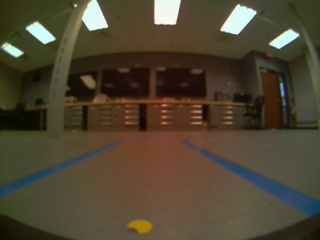
#> input picture MicroNole1-main/qcar/src/frame2.jpg, 320 x 240 px
$ python -i lane.py   (imports and definitions only)   (older library calls are emulated)
#> lines starting #> are read from the running program, lines starting #| are printed output that depends on the picture; after the words box and inside, x2 and y2 are one past the last pixel; in counts of white or black regions, pixels touching at a corner belong together
#> further down, picture is the input picture: shape (240, 320, 3); mean B, G, R 51.3, 69.3, 78.5
### MicroNole1-main/qcar/src/edge_detection.py
import cv2 # Import the OpenCV library to enable computer vision
import numpy as np # Import the NumPy scientific computing library

# Author: Addison Sears-Collins
# https://automaticaddison.com
# Description: A collection of methods to detect help with edge detection

def binary_array(array, thresh, value=0):
    """
    Return a 2D binary array (mask) in which all pixels are either 0 or 1

    :param array: NumPy 2D array that we want to convert to binary values
    :param thresh: Values used for thresholding (inclusive)
    :param value: Output value when between the supplied threshold
    :return: Binary 2D array...
            number of rows x number of columns =
            number of pixels from top to bottom x number of pixels from
                left to right
    """
    if value == 0:
        # Create an array of ones with the same shape and type as
        # the input 2D array.
        binary = np.ones_like(array)

    else:
        # Creates an array of zeros with the same shape and type as
        # the input 2D array.
        binary = np.zeros_like(array)
        value = 1

    # If value == 0, make all values in binary equal to 0 if the
    # corresponding value in the input array is between the threshold
    # (inclusive). Otherwise, the value remains as 1. Therefore, the pixels
    # with the high Sobel derivative values (i.e. sharp pixel intensity
    # discontinuities) will have 0 in the corresponding cell of binary.
    binary[(array >= thresh[0]) & (array <= thresh[1])] = value

    return binary

def blur_gaussian(channel, ksize=3):
    """
    Implementation for Gaussian blur to reduce noise and detail in the image

    :param image: 2D or 3D array to be blurred
    :param ksize: Size of the small matrix (i.e. kernel) used to blur
                    i.e. number of rows and number of columns
    :return: Blurred 2D image
    """
    return cv2.GaussianBlur(channel, (ksize, ksize), 0)

def mag_thresh(image, sobel_kernel=3, thresh=(0, 255)):
    """
    Implementation of Sobel edge detection

    :param image: 2D or 3D array to be blurred
    :param sobel_kernel: Size of the small matrix (i.e. kernel)
                        i.e. number of rows and columns
    :return: Binary (black and white) 2D mask image
    """
    # Get the magnitude of the edges that are vertically aligned on the image
    sobelx = np.absolute(sobel(image, orient='x', sobel_kernel=sobel_kernel))

    # Get the magnitude of the edges that are horizontally aligned on the image
    sobely = np.absolute(sobel(image, orient='y', sobel_kernel=sobel_kernel))

    # Find areas of the image that have the strongest pixel intensity changes
    # in both the x and y directions. These have the strongest gradients and
    # represent the strongest edges in the image (i.e. potential lane lines)
    # mag is a 2D array .. number of rows x number of columns = number of pixels
    # from top to bottom x number of pixels from left to right
    mag = np.sqrt(sobelx ** 2 + sobely ** 2)

    # Return a 2D array that contains 0s and 1s
    return binary_array(mag, thresh)

def sobel(img_channel, orient='x', sobel_kernel=3):
    """
    Find edges that are aligned vertically and horizontally on the image

    :param img_channel: Channel from an image
    :param orient: Across which axis of the image are we detecting edges?
    :sobel_kernel: No. of rows and columns of the kernel (i.e. 3x3 small matrix)
    :return: Image with Sobel edge detection applied
    """
    # cv2.Sobel(input image, data type, prder of the derivative x, order of the
    # derivative y, small matrix used to calculate the derivative)
    if orient == 'x':
        # Will detect differences in pixel intensities going from
            # left to right on the image (i.e. edges that are vertically aligned)
        sobel = cv2.Sobel(img_channel, cv2.CV_64F, 1, 0, sobel_kernel)
    if orient == 'y':
        # Will detect differences in pixel intensities going from
        # top to bottom on the image (i.e. edges that are horizontally aligned)
        sobel = cv2.Sobel(img_channel, cv2.CV_64F, 0, 1, sobel_kernel)

    return sobel

def threshold(channel, thresh=(128,255), thresh_type=cv2.THRESH_BINARY):
    """
    Apply a threshold to the input channel

    :param channel: 2D array of the channel data of an image/video frame
    :param thresh: 2D tuple of min and max threshold values
    :param thresh_type: The technique of the threshold to apply
    :return: Two outputs are returned:
                ret: Threshold that was used
                thresholded_image: 2D thresholded data.
    """
    # If pixel intensity is greater than thresh[0], make that value
    # white (255), else set it to black (0)
    return cv2.threshold(channel, thresh[0], thresh[1], thresh_type)

### MicroNole1-main/qcar/src/lane.py
import numpy as np # Import the NumPy scientific computing library
import edge_detection as edge # Handles the detection of lane lines
import matplotlib.pyplot as plt # Used for plotting and error checking
import cv2

class Lane:
    """
    Represents a lane on a road.
    """
    def __init__(self, orig_frame):
        """
        Default constructor

        :param orig_frame: Original camera image (i.e. frame)
        """
        self.orig_frame = orig_frame

        # This will hold an image with the lane lines
        self.lane_line_markings = None

        # This will hold the image after perspective transformation
        self.warped_frame = None
        self.transformation_matrix = None
        self.inv_transformation_matrix = None

        # (Width, Height) of the original video frame (or image)
        self.orig_image_size = self.orig_frame.shape[::-1][1:]
#> self.orig_image_size = (320, 240)

        width = self.orig_image_size[0]
#> width = 320
        height = self.orig_image_size[1]
#> height = 240
        self.width = width
#> self.width = 320
        self.height = height
#> self.height = 240

        # Four corners of the trapezoid-shaped region of interest
        # You need to find these corners manually.
        bot_width = 1     # percentage of bottom trapezoidal height
        mid_width =  0.65 # percentage of mid trapezoidal height
        height_pct = 0.58 #.58 # percentage of trapezoidal height
        bottom_trim= 0.9 # percentage from top to bottom avoiding the hood of the car

        self.roi_points = np.float32([
        (width*(0.5-mid_width/2), height*height_pct), # Top-left corner
        (width*(0.5-bot_width/2), height*bottom_trim), # Bottom-left corner
        (width*(0.5+bot_width/2), height*bottom_trim), # Bottom-right corner
        (width*(0.5+mid_width/2), height*height_pct)  # Top-right corner
        ])

        # The desired corner locations of the region of interest
        # after we perform perspective transformation.
        # Assume image width of 600, padding == 150.
        self.padding = int(0.25 * width) # padding from side of the image in pixels
#> self.padding = 80
        self.desired_roi_points = np.float32([[self.padding, 0], # Top-left corner
                                              [self.padding, self.orig_image_size[1]], # Bottom-left corner
                                              [self.orig_image_size[0]-self.padding, self.orig_image_size[1]], # Bottom-right corner
                                              [self.orig_image_size[0]-self.padding, 0] # Top-right corner
                                            ])

        # Histogram that shows the white pixel peaks for lane line detection
        self.histogram = None

        # Sliding window parameters
        self.no_of_windows = 10
        self.margin = int((1/12) * width)  # Window width is +/- margin
#> self.margin = 26
        self.minpix = int((1/24) * width)  # Min no. of pixels to recenter window
#> self.minpix = 13

        # Best fit polynomial lines for left line and right line of the lane
        self.lane_width = 50.0  # initial lane width in image frame
        self.left_fit = None  # np.array([2.54219906e-04, -3.99957060e-01,  1.37618857e+02])
        self.right_fit = None # np.array([-4.33800744e-04,  4.12864241e-01 , 1.66722430e+02])
        self.left_lane_inds = None
        self.right_lane_inds = None
        self.ploty = None
        self.left_fitx = None
        self.right_fitx = None
        self.leftx = None
        self.rightx = None
        self.lefty = None
        self.righty = None

        # Pixel parameters for x and y dimensions
        # Yu: (This parameter is decided by camera, adjust it during experiment)
        self.YM_PER_PIX = 10.0 / 720 # meters per pixel in y dimension
        self.XM_PER_PIX = 4 / 384 # meters per pixel in x dimension

        # Radii of curvature and offset
        self.left_curvem = None
        self.right_curvem = None
        self.center_offset = None
        self.center_curvem = None

    # [408 lines left out: functions calculate_car_position, calculate_curvature, calculate_histogram, display_curvature_offset, get_lane_line, get_lane_line_previous_window and 2 more, not called in this run]

    def get_line_markings(self, frame=None):
        """
        Isolates lane lines.

        :param frame: The camera frame that contains the lanes we want to detect
        :return: Binary (i.e. black and white) image containing the lane lines.
        """
        if frame is None:
            frame = self.orig_frame

        # Convert the video frame from BGR (blue, green, red)
        # color space to HLS (hue, saturation, lightness).
        hls = cv2.cvtColor(frame, cv2.COLOR_BGR2HLS)
#> hls: shape (240, 320, 3); mean of channels 0, 1, 2 26.5, 65.4, 79.1
        cv2.imshow('hls frame',hls)

        ################### Isolate possible lane line edges ######################
        # Perform Sobel edge detection on the L (lightness) channel of
        # the image to detect sharp discontinuities in the pixel intensities
        # along the x and y axis of the video frame.
        # sxbinary is a matrix full of 0s (black) and 255 (white) intensity values
        # Relatively light pixels get made white. Dark pixels get made black.
        _, sxbinary = edge.threshold(hls[:, :, 1], thresh=(120, 255))
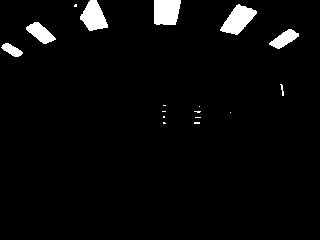
#> sxbinary: shape (240, 320); 3.5% white; 17 white regions (10 under 20 px), largest, box (x1, y1, x2, y2) and area: (220, 4, 257, 35) 625, (154, 0, 181, 25) 613, (80, 0, 108, 31) 550
        sxbinary = edge.blur_gaussian(sxbinary, ksize=3) # Reduce noise

        # 1s will be in the cells with the highest Sobel derivative values
        # (i.e. strongest lane line edges)
        sxbinary = edge.mag_thresh(sxbinary, sobel_kernel=3, thresh=(110, 255))
#> call 2 of sobel, with orient = 'y', sobel_kernel = 3
#> in sobel (call 2), `sobel = cv2.Sobel(img_channel, cv2.CV_64F, 0, 1, sobel_kernel)`:
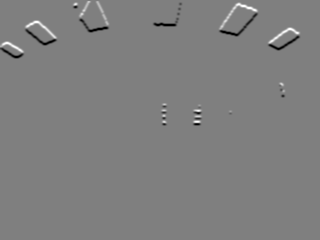
#> sobel: shape (240, 320) float64; min -764, max 764, mean -0.9; drawn with min black and max white
#> in mag_thresh, `sobely = np.absolute(sobel(image, orient='y', sobel_kernel=sobel_kerne..`:
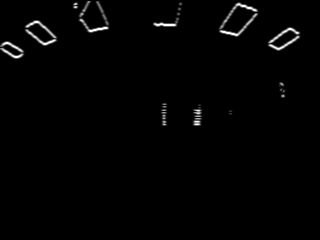
#> sobely: shape (240, 320) float64; min 0, max 764, mean 9.4; drawn with min black and max white
#> in mag_thresh, `return binary_array(mag, thresh)`:
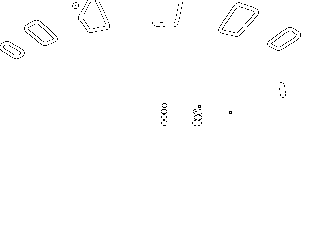
#> returned value: shape (240, 320) float64; values 0 (black) and 1 (white), 99.3% white; black in thin lines or dots, all inside (x1, y1, x2, y2) = (0, 0, 301, 126)

        ######################## Isolate possible lane lines ######################

        # Perform binary thresholding on the S (saturation) channel
        # of the video frame. A high saturation value means the hue color is pure.
        # We expect lane lines to be nice, pure colors (i.e. solid white, yellow)
        # and have high saturation channel values.
        # s_binary is matrix full of 0s (black) and 255 (white) intensity values
        # White in the regions with the purest hue colors (e.g. >80...play with
        # this value for best results).
        s_channel = hls[:, :, 2] # use only the saturation channel data
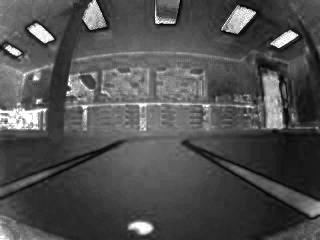
#> s_channel: shape (240, 320); min 0, max 255, mean 79.1
        _, s_binary = edge.threshold(s_channel, (80, 255))
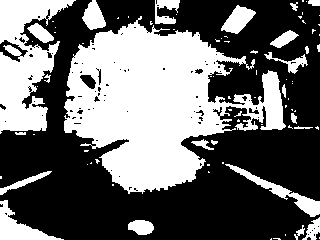
#> s_binary: shape (240, 320); 41.5% white; 82 white regions (58 under 20 px), largest, box (x1, y1, x2, y2) and area: (64, 16, 286, 194) 21021, (0, 0, 76, 134) 5347, (0, 200, 64, 240) 938

        # Perform binary thresholding on the R (red) channel of the
            # original BGR video frame.
        # r_thresh is a matrix full of 0s (black) and 255 (white) intensity values
        # White in the regions with the richest red channel values (e.g. >120).
        # Remember, pure white is bgr(255, 255, 255).
        # Pure yellow is bgr(0, 255, 255). Both have high red channel values.

        _, r_thresh = edge.threshold(frame[:, :, 2], thresh=(120, 255))
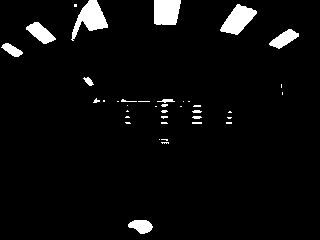
#> r_thresh: shape (240, 320); 4.4% white; 39 white regions (26 under 20 px), largest, box (x1, y1, x2, y2) and area: (71, 0, 108, 41) 690, (220, 4, 257, 35) 629, (154, 0, 181, 25) 616
        print(r_thresh)
#> (printed output is left out)

        # Lane lines should be pure in color and have high red channel values
        # Bitwise AND operation to reduce noise and black-out any pixels that
        # don't appear to be nice, pure, solid colors (like white or yellow lane
        # lines.)
        # rs_binary = cv2.bitwise_and(s_binary, r_thresh)

        ### Combine the possible lane lines with the possible lane line edges #####
        # If you show rs_binary visually, you'll see that it is not that different
        # from this return value. The edges of lane lines are thin lines of pixels.
        # self.lane_line_markings = cv2.bitwise_or(rs_binary, sxbinary.astype(
        #                        np.uint8))

        self.lane_line_markings = r_thresh

        return self.lane_line_markings

    # [121 lines left out: functions histogram_peak, overlay_lane_lines, perspective_transform, plot_roi, not called in this run]

>>> import cv2
>>> picture = cv2.imread('frame2.jpg')
>>> result = Lane(picture).get_line_markings()
